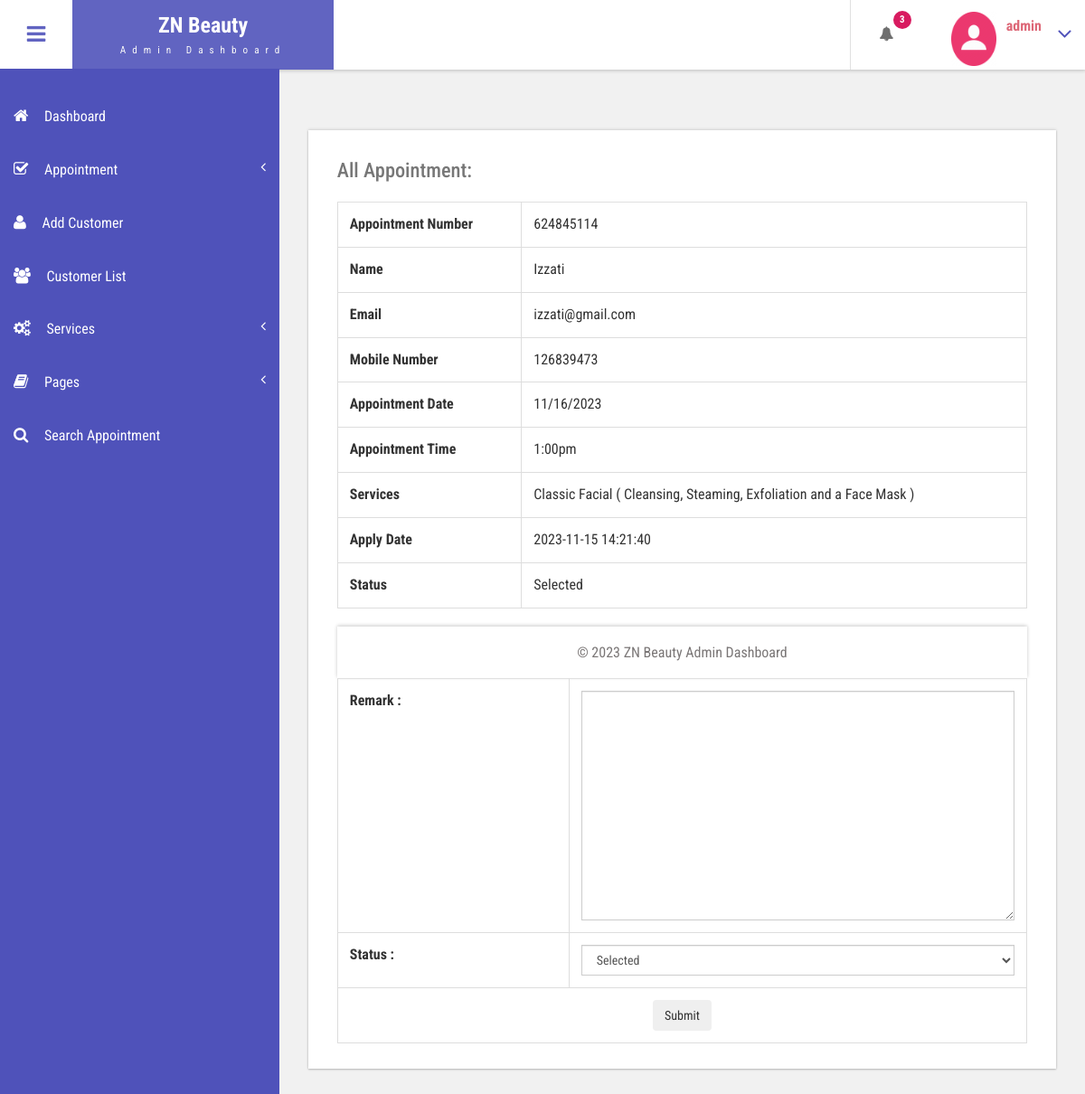
Screenshot of /beauty/admin/edit-appointment.php?editid=17 (signed in) with the database file from the repository.
### tables this page shows
CREATE TABLE `tblappointment` (
  `ID` int(10) NOT NULL,
  `AptNumber` varchar(80) DEFAULT NULL,
  `Name` varchar(120) DEFAULT NULL,
  `Email` varchar(120) DEFAULT NULL,
  `PhoneNumber` bigint(11) DEFAULT NULL,
  `AptDate` varchar(120) DEFAULT NULL,
  `AptTime` varchar(120) DEFAULT NULL,
  `Services` varchar(120) DEFAULT NULL,
  `ApplyDate` timestamp NULL DEFAULT current_timestamp(),
  `Remark` varchar(250) NOT NULL,
  `Status` varchar(50) NOT NULL,
  `RemarkDate` timestamp NOT NULL DEFAULT '0000-00-00 00:00:00' ON UPDATE current_timestamp()
);

### beauty/admin/edit-appointment.php (the view, shortened to what this page needs)
<?php
include('includes/dbconnection.php');
if (strlen($_SESSION['bpmsaid']==0)) {
  header('location:logout.php');
  } else{
  ?>
<!DOCTYPE HTML>
<html>
<head>
<link href="css/bootstrap.css" rel='stylesheet' type='text/css' />
<link href="css/style.css" rel='stylesheet' type='text/css' />
<link href="css/font-awesome.css" rel="stylesheet">
<link href="css/animate.css" rel="stylesheet" type="text/css" media="all">
<link href="css/custom.css" rel="stylesheet">
</head>
<body class="cbp-spmenu-push">
	<div class="main-content">
		 <?php include_once('includes/sidebar.php');?>
		 <?php include_once('includes/header.php');?>
		<div id="page-wrapper">
			<div class="main-page">
				<div class="tables">
					<div class="table-responsive bs-example widget-shadow">
						<h4>All Appointment:</h4>
						<?php
$cid=$_GET['editid'];
$ret=mysqli_query($con,"select * from tblappointment where ID='$cid'");
while ($row=mysqli_fetch_array($ret)) {
?>
						<table class="table table-bordered">
							<tr>
    <th>Appointment Number</th>
    <td><?php  echo $row['AptNumber'];?></td>
  </tr>
  <tr>
<th>Name</th>
    <td><?php  echo $row['Name'];?></td>
  </tr>
<tr>
    <th>Email</th>
    <td><?php  echo $row['Email'];?></td>
  </tr>
   <tr>
    <th>Mobile Number</th>
    <td><?php  echo $row['PhoneNumber'];?></td>
  </tr>
   <tr>
    <th>Appointment Date</th>
    <td><?php  echo $row['AptDate'];?></td>
  </tr>
<tr>
    <th>Appointment Time</th>
    <td><?php  echo $row['AptTime'];?></td>
  </tr>
  <tr>
    <th>Services</th>
    <td><?php  echo $row['Services'];?></td>
  </tr>
  <tr>
    <th>Apply Date</th>
    <td><?php  echo $row['ApplyDate'];?></td>
  </tr>
<tr>
    <th>Status</th>
    <td> <?php
if($row['Status']=="1")
{
  echo "Selected";
}
     ;?></td>
  </tr>
						</table>
						<table class="table table-bordered">
							<?php if($row['Remark']==""){ ?>
<form name="submit" method="post" enctype="multipart/form-data">
<tr>
    <th>Remark :</th>
    <td>
    <textarea name="remark" placeholder="" rows="12" cols="14" class="form-control wd-450" required="true"></textarea></td>
   </tr>
  <tr>
    <th>Status :</th>
    <td>
   <select name="status" class="form-control wd-450" required="true" >
     <option value="1" selected="true">Selected</option>
   </select></td>
  </tr>
  <tr align="center">
    <td colspan="2"><button type="submit" name="submit" class="btn btn-az-primary pd-x-20">Submit</button></td>
  </tr>
  </form>
						<?php } ?>
						<?php } ?>
					</div>
				</div>
			</div>
		</div>
		 <?php include_once('includes/footer.php');?>
	</div>
</body>
</html>
<?php }  ?>

### beauty/admin/includes/header.php (shortened to what this page needs)
<div class="sticky-header header-section ">
      <div class="header-left">
        <button id="showLeftPush"><i class="fa fa-bars"></i></button>
        <div class="logo">
          <a href="index.html">
            <h1>ZN Beauty </h1>
            <span>Admin Dashboard</span>
          </a>
        </div>
      </div>
      <div class="header-right">
        <div class="profile_details_left">
          <ul class="nofitications-dropdown">
            <?php
$ret1=mysqli_query($con,"select ID,Name from  tblappointment where Status=''");
$num=mysqli_num_rows($ret1);
?>
            <li class="dropdown head-dpdn">
              <a href="#" class="dropdown-toggle" data-toggle="dropdown" aria-expanded="false"><i class="fa fa-bell"></i>
              <span class="badge blue"><?php echo $num;?></span></a>
            </li>
          </ul>
          <div class="clearfix"> </div>
        </div>
        <div class="profile_details">
        <?php
$adid=$_SESSION['bpmsaid'];
$ret=mysqli_query($con,"select AdminName from tbladmin where ID='$adid'");
$row=mysqli_fetch_array($ret);
$name=$row['AdminName'];
?>
          <ul>
            <li class="dropdown profile_details_drop">
              <a href="#" class="dropdown-toggle" data-toggle="dropdown" aria-expanded="false">
                <div class="profile_img">
                  <span class="prfil-img"><img src="images/111.png" alt="" width="50" height="60"> </span>
                  <div class="user-name">
                    <p><?php echo $name; ?></p>
                  </div>
                  <i class="fa fa-angle-down lnr"></i>
                  <div class="clearfix"></div>
                </div>
              </a>
            </li>
          </ul>
        </div>
      </div>
      <div class="clearfix"> </div>
    </div>

### beauty/admin/css/style.css (style rules this page uses)
h4, h5, h6, h1, h2, h3 { margin: 0; }
ul, ol { margin: 0; }
p { margin: 0; }
html, body { font-family: 'Roboto Condensed', sans-serif; font-size: 100%; overflow-x: hidden; background: #fff; }
body a { transition: 0.5s all ease; -webkit-transition: 0.5s all ease; -moz-transition: 0.5s all ease; -o-transition: 0.5s all ease; -ms-transition: 0.5s all ease; text-decoration:none; }
h1,h2,h3,h4,h5,h6 { margin:0; }
p { margin:0; }
ul,label { margin:0; padding:0; }
.main-content { position: relative; }
.sticky-header { position: fixed; top: 0; left:0px; width: 100%; z-index: 100; }
.header-section { background:#FFF; box-shadow: 1px 1px 4px rgba(0, 0, 0, 0.21); -webkit-box-shadow: 1px 1px 4px rgba(0, 0, 0, 0.21); -moz-box-shadow: 1px 1px 4px rgba(0, 0, 0, 0.21); -o-box-shadow: 1px 1px 4px rgba(0, 0, 0, 0.21); }
.header-section::after { clear: both; display: block; content: ''; }
.header-left { float: left; width: 45%; }
.header-right { float: right; }
button#showLeftPush { font-size: 1.5em; width: 80px; padding: 0.87em 0; text-align: center; cursor: pointer; float: left; color: #6F6F6F; -moz-transition: all 0.2s ease-out 0s; -webkit-transition: all 0.2s ease-out 0s; transition: all 0.2s ease-out 0s; border: none; background-color: #fff; outline:none; }
.cbp-spmenu-push { overflow-x: hidden; position: relative; }
.cbp-spmenu, .cbp-spmenu-push { -webkit-transition: all 0.3s ease; -moz-transition: all 0.3s ease; transition: all 0.3s ease; }
.cbp-spmenu-push div#page-wrapper { margin: 0 0 0 19.3em; transition:.5s all; -webkit-transition:.5s all; -moz-transition:.5s all; }
.fa { display: inline-block; font-family: FontAwesome; font-style: normal; font-weight: normal; line-height: 1; -webkit-font-smoothing: antialiased; -moz-osx-font-smoothing: grayscale; }
.logo { background: #6164C1; text-align: center; float: left; }
.logo a { padding: 0.9em 3.3em .7em; display: block; text-decoration: none; }
.logo a h1 { color: #fff; font-size: 1.5em; line-height: 1.2em; font-weight: 700; }
.logo a span { color: #F8F8F8; font-size: .7em; text-align: center; letter-spacing: 7px; }
.profile_details_left { float: left; }
li.dropdown.head-dpdn { display: inline-block; padding: 1.7em 0; border-left: 1px solid #E0E0E0; float: left; }
li.dropdown.head-dpdn a.dropdown-toggle { padding: 1.7em 2em; }
i.fa.fa-bell { color:#6F6F6F; }
.header-right span.badge { font-size: 11px; font-weight: bold; color: #FFF; background: #8BC34A; line-height: 15px; width: 20px; height: 20px; border-radius: 2em; -webkit-border-radius: 2em; -moz-border-radius: 2em; -o-border-radius: 2em; text-align: center; display: inline-block; position: absolute; top: 16%; padding: 2px 0 0; }
.header-right span.blue { background-color:#D81B60; }
.profile_details { float: right; }
.profile_details_drop a.dropdown-toggle { display:block; padding: 0.8em 3em 0 2em; }
.profile_img span.prfil-img { float:left; }
.user-name { float:left; margin-top:8px; margin-left:11px; height:35px; }
.profile_details ul li { list-style-type:none; position:relative; }
.profile_details li a i.fa.lnr { position: absolute; top: 34%; right: 8%; color: #4F52BA; font-size: 1.6em; }
.user-name p { font-size:1em; color:#DD6777; line-height:1em; font-weight:700; }
.widget-shadow { background-color: #fff; box-shadow: 0 -1px 3px rgba(0,0,0,.12),0 1px 2px rgba(0,0,0,.24); -webkit-box-shadow: 0 -1px 3px rgba(0,0,0,.12),0 1px 2px rgba(0,0,0,.24); -moz-box-shadow: 0 -1px 3px rgba(0,0,0,.12),0 1px 2px rgba(0,0,0,.24); }
.table > thead > tr > th, .table > tbody > tr > th, .table > tfoot > tr > th, .table > thead > tr > td, .table > tbody > tr > td, .table > tfoot > tr > td { border-top: none; }
.tables h4 { font-size: 1.4em; margin-bottom: 1em; color: #777777; }
.tables .panel-body ,.tables .bs-example { padding: 2em 2em 0.5em; }
.tables .table > thead > tr > th, .tables .table > tbody > tr > th, .tables .table > tfoot > tr > th, .tables .table > thead > tr > td, .tables .table > tbody > tr > td, .tables .table > tfoot > tr > td { padding: 13px; border-top: 1px solid #E0E0E0; }
.bs-example { margin-top: 2em; }
.form-control { border-radius: inherit; }

### beauty/admin/css/custom.css (style rules this page uses)
#page-wrapper { padding:7em 2em 2.5em; background-color: #F1F1F1; }

### rows the page displays
tblappointment: AptNumber "624845114", Name "Izzati", Email "izzati@gmail.com", PhoneNumber "126839473", AptDate "11/16/2023", AptTime "1:00pm", Services "Classic Facial ( Cleansing, Steaming, Exfoliation and a Face Mask )", ApplyDate "2023-11-15 14:21:40", Status "Selected"

### other values shown
$num "3"
$name "admin"
